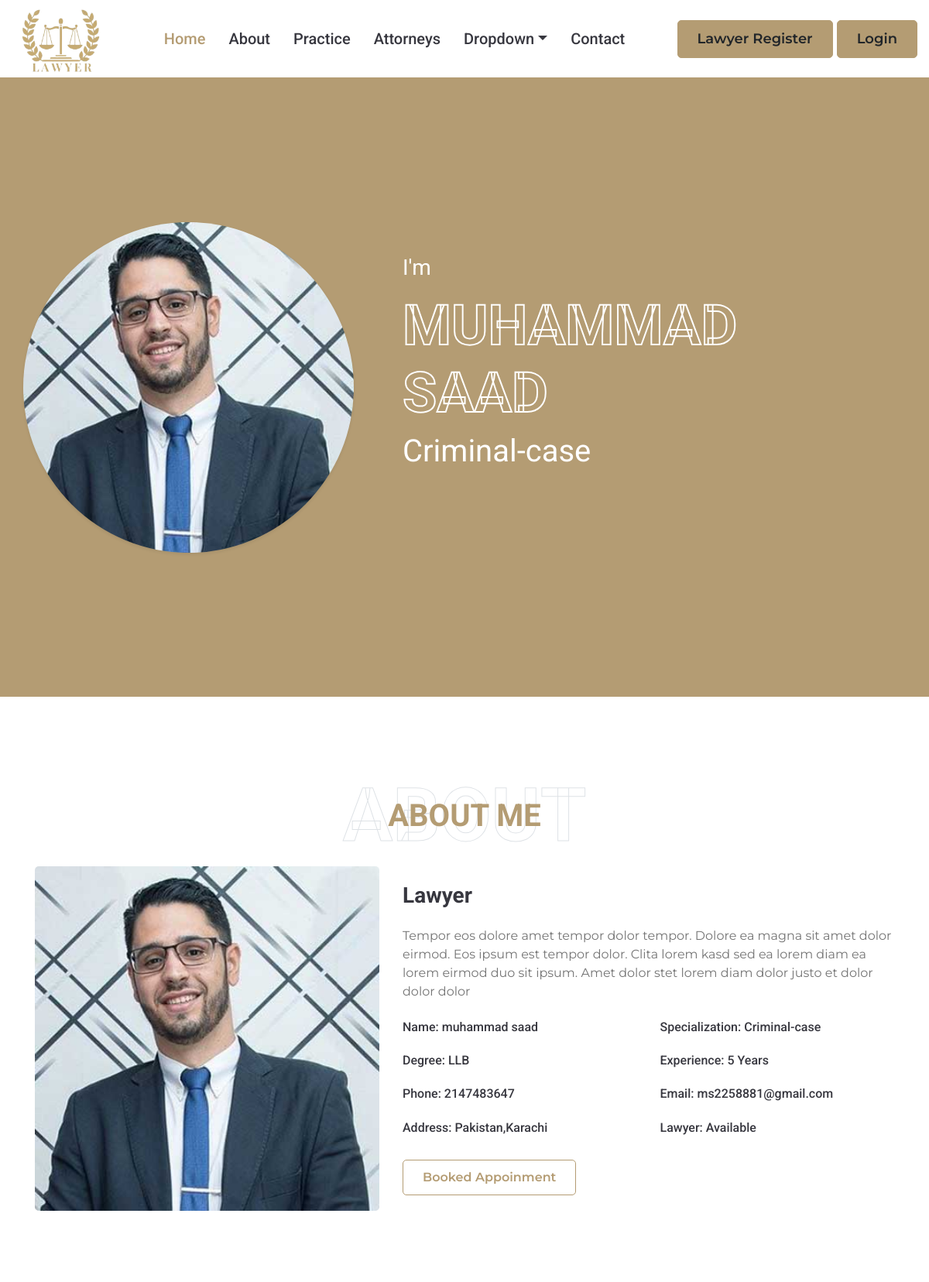
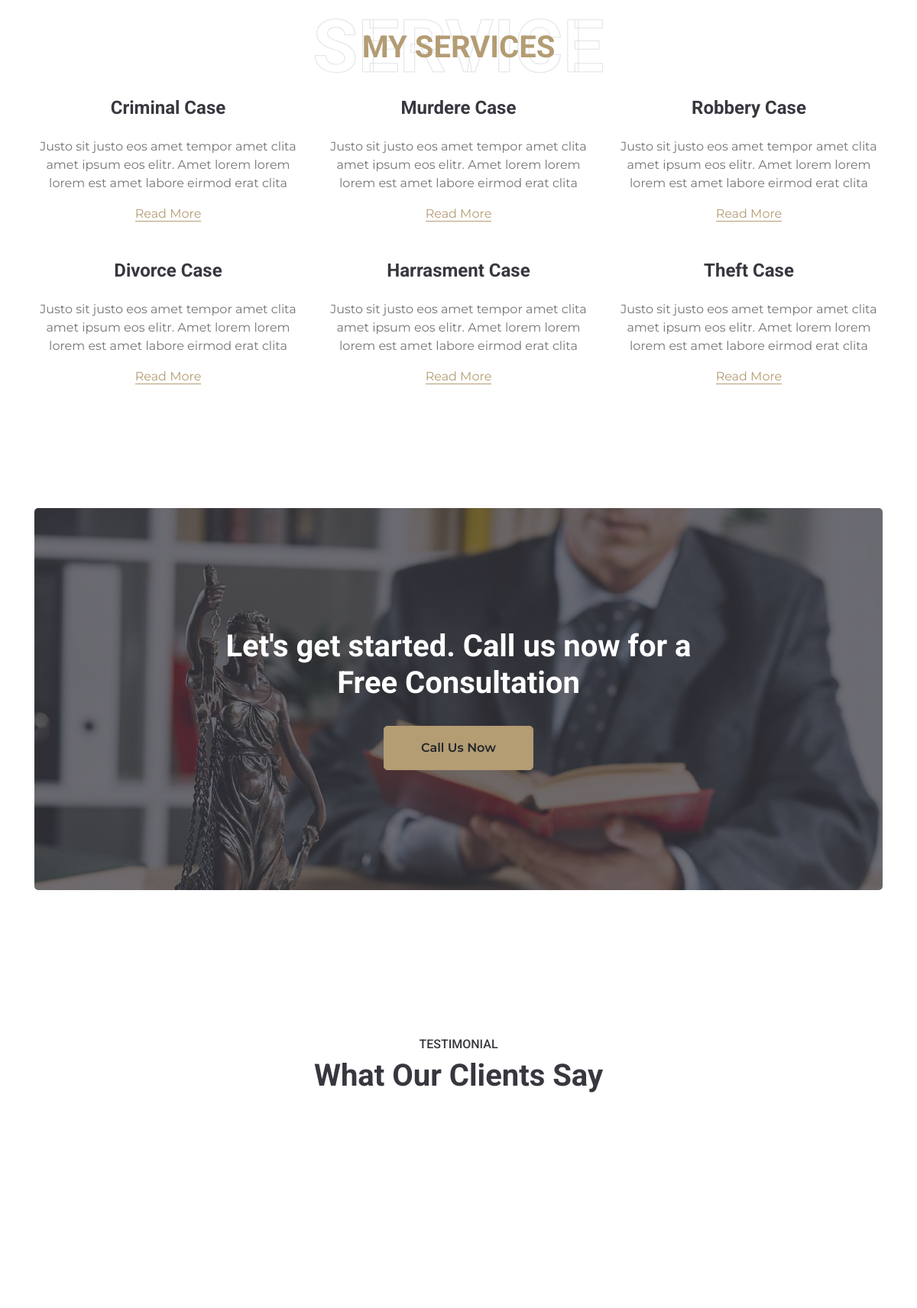
The page /lawyertemp.php?id=1 (upper part) on the database its author committed (2 pictures, top to bottom).
### tables this page shows
CREATE TABLE `lawyer` (
  `id` int(255) NOT NULL,
  `name` varchar(255) NOT NULL,
  `case` int(255) NOT NULL,
  `email` varchar(255) NOT NULL,
  `password` varchar(255) NOT NULL,
  `phone` int(255) NOT NULL,
  `experience` varchar(255) NOT NULL,
  `address` text NOT NULL,
  `image` varchar(255) NOT NULL
);

CREATE TABLE `cases` (
  `cid` int(255) NOT NULL,
  `case_name` varchar(255) NOT NULL
);

### lawyertemp.php (the view, shortened to what this page needs)
<?php
include("header.php");
include("config.php");
$id=$_GET['id'];
$fetch_data="SELECT*FROM `lawyer` as l inner join `cases` as c on l.case=c.cid where id='$id'";
$run=mysqli_query($connection,$fetch_data);
if (mysqli_num_rows($run)) {
?>
<?php
             while ($data=mysqli_fetch_assoc($run)) {
            ?>
<div class="container-fluid bg-primary d-flex align-items-center mb-5 py-5" id="home" style="min-height: 100vh;">
        <div class="container">
            <div class="row align-items-center">
                <div class="col-lg-5 px-5 pl-lg-0 pb-5 pb-lg-0">
                    <img class="img-fluid w-100 rounded-circle shadow-sm" src="<?php echo 'admin-panel/image/'. $data['image']?>" alt="">
                </div>
                <div class="col-lg-7 text-center text-lg-left">
                    <h3 class="text-white font-weight-normal mb-3">I'm</h3>
                    <h1 class="display-3 text-uppercase text-primary mb-2" style="-webkit-text-stroke: 2px #ffffff;"><?php echo $data['name']?></h1>
                    <h1 class="text-white font-weight-normal mb-3"><?php echo $data['case_name']?></h1>
                    <div class="d-flex align-items-center justify-content-center justify-content-lg-start pt-5">
                    </div>
                </div>
            </div>
        </div>
    </div>
    <div class="container-fluid py-5" id="about">
        <div class="container">
            <div class="position-relative d-flex align-items-center justify-content-center">
                <h1 class="display-1 text-uppercase text-white" style="-webkit-text-stroke: 1px #dee2e6;">About</h1>
                <h1 class="position-absolute text-uppercase text-primary">About Me</h1>
            </div>
            <div class="row align-items-center">
                <div class="col-lg-5 pb-4 pb-lg-0">
                    <img class="img-fluid rounded w-100" src="<?php echo 'admin-panel/image/'. $data['image']?>" alt="">
                </div>
                <div class="col-lg-7">
                    <h3 class="mb-4">Lawyer</h3>
                    <p>Tempor eos dolore amet tempor dolor tempor. Dolore ea magna sit amet dolor eirmod. Eos ipsum est tempor dolor. Clita lorem kasd sed ea lorem diam ea lorem eirmod duo sit ipsum. Amet dolor stet lorem diam dolor justo et dolor dolor dolor</p>
                    <div class="row mb-3">
                        <div class="col-sm-6 py-2"><h6>Name: <span class="text-secondary"><?php echo $data['name']?></span></h6></div>
                        <div class="col-sm-6 py-2"><h6>Specialization: <span class="text-secondary"><?php echo $data['case_name']?></span></h6></div>
                        <div class="col-sm-6 py-2"><h6>Degree: <span class="text-secondary">LLB</span></h6></div>
                        <div class="col-sm-6 py-2"><h6>Experience: <span class="text-secondary"><?php echo $data['experience']?> Years</span></h6></div>
                        <div class="col-sm-6 py-2"><h6>Phone: <span class="text-secondary"><?php echo $data['phone']?></span></h6></div>
                        <div class="col-sm-6 py-2"><h6>Email: <span class="text-secondary"><?php echo $data['email']?></span></h6></div>
                        <div class="col-sm-6 py-2"><h6>Address: <span class="text-secondary"><?php echo $data['address']?></span></h6></div>
                        <div class="col-sm-6 py-2"><h6>Lawyer: <span class="text-secondary">Available</span></h6></div>
                    </div>
                    <a href="appoinment.php?id=<?php echo $data['id']?>" class="btn btn-outline-primary">Booked Appoinment</a>
                </div>
            </div>
            <?php
             }
            }
            ?>
        </div>
    </div>
    <div class="container-fluid pt-5" id="service">
        <div class="container">
            <div class="position-relative d-flex align-items-center justify-content-center">
                <h1 class="display-1 text-uppercase text-white" style="-webkit-text-stroke: 1px #dee2e6;">Service</h1>
                <h1 class="position-absolute text-uppercase text-primary">My Services</h1>
            </div>
            <div class="row pb-3">
                <div class="col-lg-4 col-md-6 text-center mb-5">
                    <div class="d-flex align-items-center justify-content-center mb-4">
                        <h4 class="font-weight-bold m-0">Criminal Case</h4>
                    </div>
                    <p>Justo sit justo eos amet tempor amet clita amet ipsum eos elitr. Amet lorem lorem lorem est amet labore eirmod erat clita</p>
                    <a class="border-bottom border-primary text-decoration-none" href="">Read More</a>
                </div>
                <div class="col-lg-4 col-md-6 text-center mb-5">
                    <div class="d-flex align-items-center justify-content-center mb-4">
                        <h4 class="font-weight-bold m-0">Murdere Case</h4>
                    </div>
                    <p>Justo sit justo eos amet tempor amet clita amet ipsum eos elitr. Amet lorem lorem lorem est amet labore eirmod erat clita</p>
                    <a class="border-bottom border-primary text-decoration-none" href="">Read More</a>
                </div>
                <div class="col-lg-4 col-md-6 text-center mb-5">
                    <div class="d-flex align-items-center justify-content-center mb-4">
                        <h4 class="font-weight-bold m-0">Robbery Case</h4>
                    </div>
                    <p>Justo sit justo eos amet tempor amet clita amet ipsum eos elitr. Amet lorem lorem lorem est amet labore eirmod erat clita</p>
                    <a class="border-bottom border-primary text-decoration-none" href="">Read More</a>
                </div>
                <div class="col-lg-4 col-md-6 text-center mb-5">
                    <div class="d-flex align-items-center justify-content-center mb-4">
                        <h4 class="font-weight-bold m-0">Divorce Case</h4>
                    </div>
                    <p>Justo sit justo eos amet tempor amet clita amet ipsum eos elitr. Amet lorem lorem lorem est amet labore eirmod erat clita</p>
                    <a class="border-bottom border-primary text-decoration-none" href="">Read More</a>
                </div>
                <div class="col-lg-4 col-md-6 text-center mb-5">
                    <div class="d-flex align-items-center justify-content-center mb-4">
                        <h4 class="font-weight-bold m-0">Harrasment Case</h4>
                    </div>
                    <p>Justo sit justo eos amet tempor amet clita amet ipsum eos elitr. Amet lorem lorem lorem est amet labore eirmod erat clita</p>
                    <a class="border-bottom border-primary text-decoration-none" href="">Read More</a>
                </div>
                <div class="col-lg-4 col-md-6 text-center mb-5">
                    <div class="d-flex align-items-center justify-content-center mb-4">
                        <h4 class="font-weight-bold m-0">Theft Case</h4>
                    </div>
                    <p>Justo sit justo eos amet tempor amet clita amet ipsum eos elitr. Amet lorem lorem lorem est amet labore eirmod erat clita</p>
                    <a class="border-bottom border-primary text-decoration-none" href="">Read More</a>
                </div>
            </div>
        </div>
    </div>
    <div class="container-fluid py-5">
        <div class="container py-5">
            <div class="bg-action rounded" style="height: 500px;">
                <div class="row h-100 align-items-center justify-content-center">
                    <div class="col-lg-7 text-center">
                        <h1 class="text-white mb-4">Let's get started. Call us now for a Free Consultation</h1>
                        <a class="btn btn-primary py-3 px-5 mt-2" href="contact.php">Call Us Now</a>
                    </div>
                </div>
            </div>
        </div>
    </div>
    <div class="container-fluid py-5">
        <div class="container py-5">
            <div class="text-center pb-5">
                <h6 class="text-uppercase">Testimonial</h6>
                <h1 class="mb-5">What Our Clients Say</h1>
            </div>
        </div>
    </div>
</body>
</html>

### rows shown on the page
lawyer: image (picture), name "MUHAMMAD SAAD", case.case_name "Criminal-case", name "muhammad saad", experience "5", phone "2147483647", email "ms2258881@gmail.com", address "Pakistan,Karachi"
